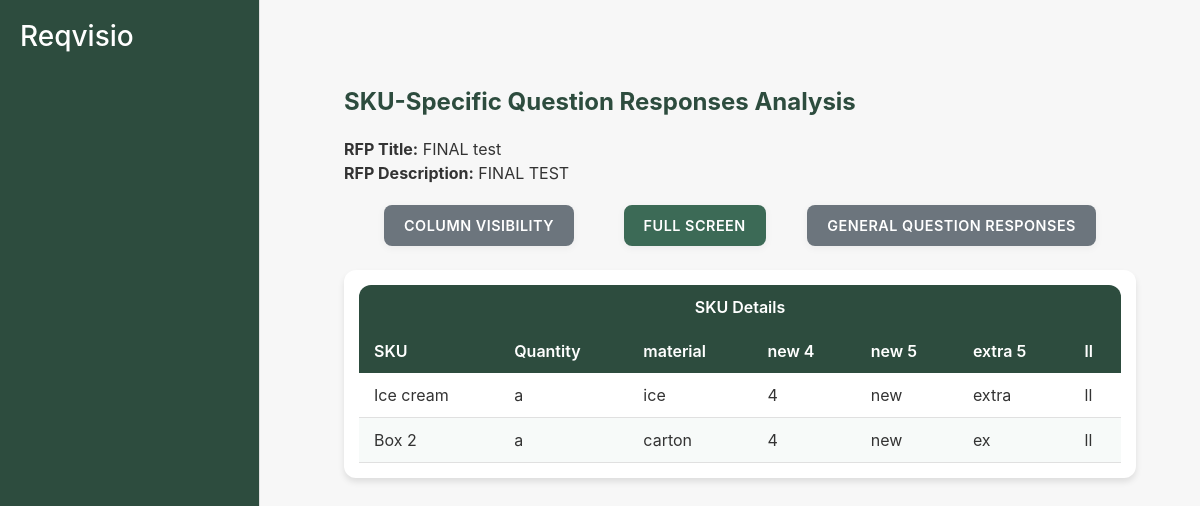
/procurement01/rfp/301/sku_specific_question_responses_analysis/ (signed in), run on the app's committed database.
### procurement01/models.py (models this page shows, shortened)
class RFP(models.Model):
    title = models.CharField(max_length=255)
    description = models.TextField(blank = True)
    created_at = models.DateTimeField(auto_now_add=True)
    updated_at = models.DateTimeField(auto_now=True)
    deleted_at = models.DateTimeField(null=True, blank=True)

class RFP_SKUSpecificationData(models.Model):
    rfp_sku = models.ForeignKey(
        'RFP_SKUs',
        on_delete=models.CASCADE,
        related_name='specification_data'
    )
    key = models.CharField(max_length=255)
    value = models.TextField()

class SKU(models.Model):
    name = models.CharField(max_length=100)
    sku_code = models.CharField(max_length=50, unique=True)
    company = models.ForeignKey(Company, on_delete=models.CASCADE)
    image_url = models.URLField(blank=True, null=True)  # Optional image URL

### procurement01/views.py (the view, shortened to what this page needs)
# urls.py: path('rfp/<int:rfp_id>/sku_specific_question_responses_analysis/', views.sku_specific_question_responses_analysis, name = 'sku_specific_question_responses_analysis'),
@login_required
def sku_specific_question_responses_analysis(request, rfp_id):
    rfp = get_object_or_404(RFP, id=rfp_id)
    rfp_skus = RFP_SKUs.objects.filter(rfp=rfp)
    processed_skus = []
    extra_columns = []
    for rfp_sku in rfp_skus:
        specification_data = rfp_sku.get_specification_data()
        if not extra_columns and specification_data:
            extra_columns = list(specification_data.keys())
        processed_skus.append({
            'sku_id': rfp_sku.sku.id,
            'sku_name': rfp_sku.sku.name,
            'extra_data': specification_data,
        })
    sku_specific_questions = SKUSpecificQuestion.objects.filter(rfp=rfp)
    supplier_responses = SupplierResponse.objects.filter(rfp=rfp)
    sku_question_responses = SKUSpecificQuestionResponse.objects.filter(
        response__in=supplier_responses
    )
    response_lookup = {}
    selected_question_ids = request.GET.getlist('question_ids[]')
    if 'question_ids[]' not in request.GET:
        selected_question_ids = [str(q.id) for q in sku_specific_questions]
    else:
        selected_question_ids = [qid for qid in selected_question_ids if qid]
    selected_questions = sku_specific_questions.filter(id__in=selected_question_ids)
    sku_specific_questions_data = [
        {
            "value": str(question.id),
            "label": question.question.replace('"', '\\"').replace('\\\\"', '"'),  # Escape double quotes for JSON
            "selected": str(question.id) in selected_question_ids
        }
        for question in sku_specific_questions
    ]
    context = {
        'rfp': rfp,
        'processed_skus': processed_skus,
        'extra_columns': extra_columns,
        'sku_specific_questions': sku_specific_questions,
        'selected_questions': selected_questions,
        'selected_question_ids': selected_question_ids,  # For template
        'supplier_responses': supplier_responses,
        'response_lookup': response_lookup,
        "multi_choice_types": ['Single-select', 'Multi-select'],  # For handling response types
        "sku_specific_questions_json": json.dumps(sku_specific_questions_data, cls=DjangoJSONEncoder),
    }
    if request.headers.get('x-requested-with') == 'XMLHttpRequest':
        table_html = render_to_string('procurement01/sku_specific_question_table.html', context, request=request)
        return JsonResponse({'table_html': table_html})
    else:
        return render(request, 'procurement01/sku_specific_question_responses_analysis.html', context)

### procurement01/models.py (called while the page is built)
    def get_specification_data(self):
        data = OrderedDict()
        for spec in self.specification_data.all():
            data[spec.key] = spec.value
        return data

### procurement01/templatetags/custom_filters.py (called while the page is built)
@register.filter
def get_item(dictionary, key):
    return dictionary.get(key, "")

### procurement01/templates/procurement01/sku_specific_question_responses_analysis.html (shortened to what this page needs)
{% extends 'procurement01/layout.html' %}
{% load static %}
{% load custom_filters %}
{% block content %}
<div class="container mt-5">
    <div class="section-header">
        <h2>SKU-Specific Question Responses Analysis</h2>
    </div>
    <div class="mb-3">
        <strong>RFP Title:</strong> {{ rfp.title }}<br>
        <strong>RFP Description:</strong> {{ rfp.description }}
    </div>
    <div id="dropdown-container">
        <div class="top-controls mb-4">
            <button id="column-visibility-btn" class="btn btn-secondary me-2">Column Visibility</button>
            <button id="toggle-fullscreen-btn" class="btn btn-primary">Full Screen</button>
            <a href="{% url 'general_question_table' rfp.id %}" class="btn btn-secondary">General Question Responses</a>
        </div>
        <div id="analysis-fullscreen" class="table-wrapper">
            <div id="table-freeze" class="table-freeze">
                <div id="table-container">
                    {% include 'procurement01/sku_specific_question_table.html' %}
                </div>
            </div>
        </div>
    </div>
</div>
{% endblock %}

### procurement01/templates/procurement01/sku_specific_question_table.html (shortened to what this page needs)
{% load custom_filters %}
<table class="styled-table">
    <thead>
        <tr class="supplier-level-row">
            <th colspan="{{ extra_columns|length|add:"1" }}" style="text-align: center;">SKU Details</th>
        </tr>
        <tr class="question-level-row">
            <th>SKU</th>
            {% for column in extra_columns %}
                <th>{{ column }}</th>
            {% endfor %}
        </tr>
    </thead>
    <tbody>
        {% for sku in processed_skus %}
            <tr>
                <td>{{ sku.sku_name }}</td>
                {% for column in extra_columns %}
                    <td>{{ sku.extra_data|get_item:column }}</td>
                {% endfor %}
            </tr>
        {% empty %}
            <tr>
                <td colspan="{{ extra_columns|length|add:"1" }}" class="text-center">No SKUs found.</td>
            </tr>
        {% endfor %}
    </tbody>
</table>

### procurement01/static/style.css (style rules this page uses)
body { font-family: -apple-system, BlinkMacSystemFont, "Segoe UI", Roboto, Helvetica, Arial, sans-serif; background-color: #f7f7f7; color: #333; display: flex; margin: 0; padding: 0; overflow-y: auto; }
h2 { color: #2d4c3e; font-weight: 600; margin-bottom: 20px; }
.table-wrapper { overflow-x: auto; overflow-y: auto; border-radius: 12px; background-color: #ffffff; box-shadow: 0px 4px 6px rgba(0, 0, 0, 0.1); width: 100%; margin-left: auto; margin-right: auto; max-height: calc(100vh - 200px); display: block; box-shadow: 0px 4px 6px rgba(0, 0, 0, 0.1); padding: 15px; white-space: nowrap; }
.btn { font-size: 0.9em; border-radius: 8px; padding: 10px 20px; font-weight: 600; text-transform: uppercase; letter-spacing: 0.5px; border: none; box-shadow: 0px 2px 8px rgba(0, 0, 0, 0.05); transition: background-color 0.3s; }
.btn-primary { background-color: #3c6a56; color: #ffffff; }
.btn-primary { background-color: #3c6a56; border: none; font-weight: 600; text-transform: uppercase; padding: 10px 20px; border-radius: 8px; transition: background-color 0.3s; }
.top-controls { display: flex; align-items: center; justify-content: space-between; margin: 20px; padding: 0 20px; flex-wrap: wrap; gap: 15px; }
.styled-table { border-collapse: collapse; width: 100%; table-layout: auto; }
.styled-table tbody tr:nth-child(even) { background-color: #f7faf9; }
.styled-table td { border-bottom: 1px solid #e0e0e0; color: #333333; padding: 10px 15px; vertical-align: top; white-space: normal; word-wrap: break-word; }
.styled-table th:first-child { border-top-left-radius: 12px; }
.styled-table th:last-child { border-top-right-radius: 12px; }
.styled-table th { background-color: #2d4c3e; position: sticky; top: 0; z-index: 2; color: #ffffff; font-weight: 600; text-align: left; padding: 10px 15px; border: none; top: 0; z-index: 2; white-space: normal; word-wrap: break-word; overflow-wrap: break-word; }
.table-freeze { border-radius: 0px; background-color: #ffffff; padding: 0px; margin: 0 ; z-index: 2; overflow-y: scroll; overflow-x: auto; max-height: calc(100vh - 220px); box-sizing: border-box; }
.section-header { display: flex; align-items: center; justify-content: space-between; margin-bottom: 20px; }
.section-header h2 { margin: 0; font-size: 1.5rem; font-weight: bold; color: #2d4c3e; }
.styled-table thead tr:nth-child(2) th:first-child { border-top-left-radius: 0; }
.styled-table thead tr:nth-child(2) th:last-child { border-top-right-radius: 0; }
.styled-table thead tr:nth-child(2) th { position: sticky; z-index: 1; background-color: #2d4c3e; }
.btn-primary { background-color: #3c6a56; border-color: #3c6a56; }
.btn-secondary { background-color: #6c757d; border-color: #6c757d; }

### data on the page
RFP: title "FINAL test", description "FINAL TEST"
RFP_SKUSpecificationData: extra_columns "Quantity", extra_data|get_item "a" "a"
RFP_SKUSpecificationData: extra_columns "material", extra_data|get_item "ice" "carton"
RFP_SKUSpecificationData: extra_columns "new 4", extra_data|get_item "4" "4"
RFP_SKUSpecificationData: extra_columns "new 5", extra_data|get_item "new" "new"
RFP_SKUSpecificationData: extra_columns "extra 5", extra_data|get_item "extra" "ex"
RFP_SKUSpecificationData: extra_columns "ll", extra_data|get_item "ll" "ll"
SKU: sku_name "Ice cream"
SKU: sku_name "Box 2"
